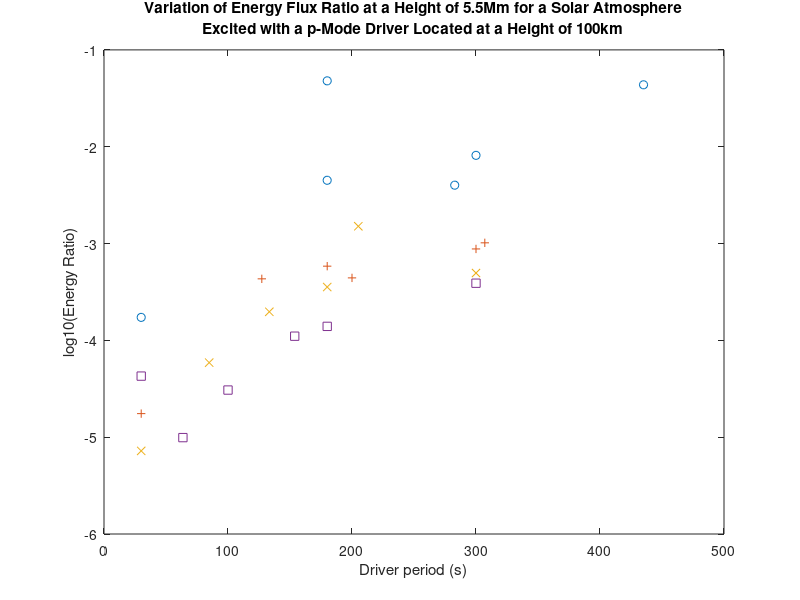

Here is the MATLAB script that generated this plot:
%Totall flux in corona, transition and chrmosphere


%first index is period column is mode
cefluxcoronaavg=zeros(6,4);
cefluxtranavg=zeros(6,4);
cefluxchromavg=zeros(6,4);

%20,42,90,117
cef0p5Mm=zeros(6,4);  %11
cef1Mm=zeros(6,4);  %20
cef2Mm=zeros(6,4);  %42
cef4Mm=zeros(6,4);  %90
cef5p5Mm=zeros(6,4); %117

%data for (1,1) (1,2) (1,3) (2,3) (2,2) (3,3)
cef0p5Mm180=zeros(6);  %11
cef1Mm180=zeros(6);  %20
cef2Mm180=zeros(6);  %42
cef4Mm180=zeros(6);  %90
cef5p5Mm180=zeros(6); %117

%data for (1,1) (1,2) (1,3) (2,3) (2,2) (3,3)
cef0p5Mm300=zeros(10);  %11
cef1Mm300=zeros(10);  %20
cef2Mm300=zeros(10);  %42
cef4Mm300=zeros(10);  %90
cef5p5Mm300=zeros(10); %117






%arrays storing flux values for (1,1) (2,2) (3,3) normal modes
% periods(471.4, 235.7, 157.1 )
%first index is period column is mode
cefluxcoronaavgnd=zeros(1,3);
cefluxtranavgnd=zeros(1,3);
cefluxchromavgnd=zeros(1,3);



periodvalues=zeros(6,4);
freqvalues=zeros(6,4);
mode=zeros(4);

mode=[0 1 2 3];

%period values for different modes
%periodvalues=zeros(5,4);
periodvalues(:,1)=[30;300; 180; 435.1;179.98;282.84];  %0,0 mode
periodvalues(:,2)=[30;300;180;307.1;127.27;200.0];    %0,1 mode
periodvalues(:,3)=[30;300;180;205.1;84.84;133.33];   %0,2 mode
periodvalues(:,4)=[30;300;180;153.8;63.63;100.0];   %0,3 mode



freqvalues=2*pi./periodvalues;
freqvalues=freqvalues.*1000;
f1=freqvalues(:,1);
f2=freqvalues(:,2);
f3=freqvalues(:,3);
f4=freqvalues(:,4);


ceflab=['(0,0)','(0,1)','(0,2)','(0,3)','(1,1)','(1,2)','(1,3)','(2,2)','(2,3)','(3,3)'];

cef0p5Mm300=[7.8627e+05;9.4665e+05;1.4013e+06;1.8439e+06;41.0837;2.7834e+05;2.0186e+05;3.0588e+05;1.6184e+05;1.1933e+05];
cef1Mm300=[2.05e5;9.4785e4;8.1059e4;  6.6236e4;   9.3142;   7.0552e+04;   5.4331e+04;   8.0308e+04;   3.7678e+04;   2.4296e+04];
cef2Mm300=[ 6.4033e3;832.4453;695.0993;  717.814;   0.0651;   443.8297;   455.0662;   633.2247;   278.7788;   146.0121];
cef4Mm300=[1.7107e3;3.928;7.7937;  0.6015;   4.0808e-05;   0.2284;   0.0444;   0.4541;   0.0402;  0.0086];
cef5p5Mm300=[879.9814;1.2362;5.8724;  0.392;  4.4162e-06;  0.0802;   0.0182;   0.5322;   0.0335;   0.0059];

cef0p5Mm180=[4.7752e+06;1.7588e+06;2.0219e+06;2.3510e+06;42.8108;3.1375e+05;2.3044e+05;2.3873e+05;1.8346e+05;1.4053e+05];
cef1Mm180=[3.4511e6;2.7138e5;1.3882e5;  8.2435e4;   17.4344;   1.0452e+05;   6.8235e+04;   7.2901e+04;   5.0125e+04;   3.0982e+04];
cef2Mm180=[2.2871e5;1.0268e3;718.7246;  327.9077;   0.0479;   379.9578;   248.6611;   253.8807;   155.2162;  85.3845];
cef4Mm180=[9.4697e4;57.5391;122.6795;  7.3686;   1.9398e-04;   0.9641;   0.1123;   3.7825;   0.3934;   0.0277];
cef5p5Mm180=[4.9497e4;19.9496;83.8924;  4.2801;   2.3758e-05;   0.4096;   0.0801;   4.2069;   0.3127;   0.0376];



%periodvalues(:,1)=[30;300; 180; 435.1;179.98;282.84];

%(0,0) mode
cefluxcoronaavg(:,1)=[542.5186; 1.4353e5; 7.832e6 ;2.6811e4 ; 7.8956e6; 7.9381e4];
cefluxtranavg(:,1)=[5.0191e4; 3.7837e7;1.6758e9  ;2.1546e7 ; 9.0611e7;  1.1122e7];
cefluxchromavg(:,1)=[2.9484e5; -1.0457e7;5.9853e7  ;-8.7572e6 ; 1.2814e7; -4.8432e6];

%20,42,90,117
cef0p5Mm(:,1)=[6.4581e+04 ;7.8627e+05 ;4.7752e+06  ;5.1295e+04 ; 3.8047e+06; 5.2858e+05 ];
cef1Mm(:,1)=[860.1025 ;2.05e5 ;3.4511e6  ;9.9591e4 ; 6.2586e6; 1.0498e5 ];
cef2Mm(:,1)=[11.1565 ; 6.4033e3; 2.2871e5  ;2.2365e3 ; 1.7128e4; 2.118e3 ];
cef4Mm(:,1)=[6.8201 ; 1.7107e3; 9.4697e4  ;304.8928 ; 9.8941e3; 975.1936 ];
cef5p5Mm(:,1)=[3.5777; 879.9814;4.9497e4  ; 161.4294; 5.1971e3; 517.0635 ];







%(0,1) mode
cefluxcoronaavg(:,2)=[14.5618 ;1.5449e3 ;8.4186e3 ;1.5714e3 ;1.2199e4 ;6.0716e3 ];
cefluxtranavg(:,2)=[ 3.7958e3 ;6.1873e6 ;5.3804e6 ;9.2829e6 ; 4.3103e6; 4.1602e6];
cefluxchromavg(:,2)=[ 1.2457e5  ;1.1965e5 ;5.7499e6 ;-1.839e5 ;5.5082e6 ;4.0662e6 ];

%30;300;180;307.1;127.27;200.0
%300;180;425.9;307.1;127.27;200.0
%20,42,90,117
cef0p5Mm(:,2)=[7.8386e+04 ;9.4665e+05 ;1.7588e+06  ;9.0487e+05 ; 1.8407e+06; 1.7679e+06 ];
cef1Mm(:,2)=[ 512.2253 ;9.4785e4 ;2.7138e5 ;8.8814e4 ; 1.5255e5; 1.9914e5 ];
cef2Mm(:,2)=[1.3725  ;832.4453 ;1.0268e3 ;920.2316 ;794.994 ; 781.058];
cef4Mm(:,2)=[ 0.0986 ;3.928 ;57.5391 ;3.7417 ; 94.5877;35.6865 ];
cef5p5Mm(:,2)=[ 0.0367 ;1.2362 ;19.9496 ;1.2107 ;37.5449 ; 11.1488];






%(0,2) mode
cefluxcoronaavg(:,3)=[ 6.215 ;1.3243e3 ;9.9477e3 ;4.9909e3 ;1.2757e3 ;1.1309e4 ];
cefluxtranavg(:,3)=[ 2.8547e3 ;7.0522e6 ;3.774e6 ;2.4807e6 ;3.0096e5 ;2.0328e6 ];
cefluxchromavg(:,3)=[ 5.8686e4 ;1.6222e6;3.302e6 ;2.5583e6  ;1.2301e6 ;2.7962e6 ];

% 30;300;180;205.1;84.84;133.33
%300;180;301.25;205.1;84.84;133.33
%20,42,90,117
cef0p5Mm(:,3)=[6.8350e+04;1.4013e+06;2.0219e+06;3.5328e+05;9.5509e+05;1.7948e+06 ];
cef1Mm(:,3)=[166.2611  ;8.1059e4 ;1.3882e5 ;1.1077e5 ;1.9653e4 ; 8.9183e4 ];
cef2Mm(:,3)=[0.4932  ;695.0993 ;718.7246 ;532.5383 ; 56.2573; 354.1246 ];
cef4Mm(:,3)=[0.0728  ;7.7937 ;122.6795 ;58.3634 ; 15.7784; 143.2859 ];
cef5p5Mm(:,3)=[ 0.052 ;5.8724 ;83.8924 ;39.8216 ; 11.3557; 100.9888 ];





%(0,3) mode
cefluxcoronaavg(:,4)=[ 520.6026;590.5835  ;839.2984 ;867.6703 ;37.4092 ;370.3021 ];
cefluxtranavg(:,4)=[2.12e3;3.8737e6   ;1.7327e6 ;9.03e5 ;2.7312e4 ; 1.9133e5];
cefluxchromavg(:,4)=[ 1.327e7;1.7685e6  ;2.2274e6 ;1.9359e6 ;3.4941e5 ; 1.0820e6];

%30;300;180;153.8;63.63;100.0
%300;180;231.0;153.8;63.63;100.0
%20,42,90,117
cef0p5Mm(:,4)=[1.0586e+04;1.8439e+06  ;2.3510e+06 ;2.0490e+06 ;5.1747e+05 ; 1.3086e+06 ];
cef1Mm(:,4)=[ 106.6359;6.6236e4  ;8.2435e4 ;6.4222e4 ;2.6508e3 ; 1.9760e4 ];
cef2Mm(:,4)=[ 0.4524;717.814  ;327.9077 ;226.2774 ;5.1224 ;  40.1447];
cef4Mm(:,4)=[ 0.0067;0.6015  ;7.3686 ;7.8008 ; 0.3633; 3.7331];
cef5p5Mm(:,4)=[ 0.004;0.392  ;4.2801 ;4.3098 ; 0.2102;  2.1863];











f1=freqvalues(:,1);
f2=freqvalues(:,2);
f3=freqvalues(:,3);
f4=freqvalues(:,4);

cefc1=cef5p5Mm(:,1);
cefc2=cef5p5Mm(:,2);
cefc3=cef5p5Mm(:,3);
cefc4=cef5p5Mm(:,4);

% a(1)=0.4733;
% b(1)=0.3517;
% c(1)=-5.105e5;
% d(1)=-1.936;
% e(1)=7513;
% f(1)=3.842e5;
% 
% delta=(200-15)/20;
% f1fit1=15:delta:200;
% fitval1=a(1).*exp(-b(1).*(f1fit1.^2))+c(1).*(f1fit1.^(-0.1))+d(1).*f1fit1.^2+f(1);
% 
% 
% a(4)=0.4505;
% b(4)=0.08382;
% c(4)=-1.534;
% d(4)=-6.894e-5;
% e(4)=7513;
% f(4)=3.621;
% 
% f1fit4=15:delta:200;
% fitval4=a(4).*exp(-b(4).*(f1fit4.^2))+c(4).*(f1fit4.^(-0.1))+d(4).*f1fit4.^2+f(4);


erat00_1Mm=cef1Mm(:,1)./cef0p5Mm(:,1);
erat01_1Mm=cef1Mm(:,2)./cef0p5Mm(:,2);
erat02_1Mm=cef1Mm(:,3)./cef0p5Mm(:,3);
erat03_1Mm=cef1Mm(:,4)./cef0p5Mm(:,4);


erat00_2Mm=cef2Mm(:,1)./cef0p5Mm(:,1);
erat01_2Mm=cef2Mm(:,2)./cef0p5Mm(:,2);
erat02_2Mm=cef2Mm(:,3)./cef0p5Mm(:,3);
erat03_2Mm=cef2Mm(:,4)./cef0p5Mm(:,4);

erat00_4Mm=cef4Mm(:,1)./cef0p5Mm(:,1);
erat01_4Mm=cef4Mm(:,2)./cef0p5Mm(:,2);
erat02_4Mm=cef4Mm(:,3)./cef0p5Mm(:,3);
erat03_4Mm=cef4Mm(:,4)./cef0p5Mm(:,4);

erat00_5p5Mm=cef5p5Mm(:,1)./cef0p5Mm(:,1);
erat01_5p5Mm=cef5p5Mm(:,2)./cef0p5Mm(:,2);
erat02_5p5Mm=cef5p5Mm(:,3)./cef0p5Mm(:,3);
erat03_5p5Mm=cef5p5Mm(:,4)./cef0p5Mm(:,4);


erat180_1Mm=cef1Mm180./cef0p5Mm180;
erat300_1Mm=cef1Mm300./cef0p5Mm300;


erat180_2Mm=cef2Mm180./cef0p5Mm180;
erat300_2Mm=cef2Mm300./cef0p5Mm300;


erat180_4Mm=cef4Mm180./cef0p5Mm180;
erat300_4Mm=cef4Mm300./cef0p5Mm300;


erat180_5p5Mm=cef5p5Mm180./cef0p5Mm180;
erat300_5p5Mm=cef5p5Mm300./cef0p5Mm300;

%plot(periodvalues(1:7,1),ef5p5Mm(1:7,1),'o',periodvalues(1:7,2),ef5p5Mm(1:7,2),'+',periodvalues(1:7,3),ef5p5Mm(1:7,3),'x',periodvalues(1:7,4),ef5p5Mm(1:7,4),'s');
%semilogy(periodvalues(1:6,1),ef5p5Mm(1:6,1),'o',periodvalues(1:6,2),ef5p5Mm(1:6,2),'+',periodvalues(1:6,3),ef5p5Mm(1:6,3),'x',periodvalues(1:6,4),ef5p5Mm(1:6,4),'s');
%semilogy(periodvalues(1:6,1),(efluxcoronaavg(1:6,1)+0.01),'o',periodvalues(1:6,2),(efluxcoronaavg(1:6,2)+0.01),'+',periodvalues(1:6,3),(efluxcoronaavg(1:6,3)+0.01),'x',periodvalues(1:6,4),(efluxcoronaavg(1:6,4)+0.01),'s');

%semilogy(freqvalues(1:6,1),ef5p5Mm(1:6,1),'o',freqvalues(1:6,2),ef5p5Mm(1:6,2),'+',freqvalues(1:6,3),ef5p5Mm(1:6,3),'x',freqvalues(1:6,4),ef5p5Mm(1:6,4),'s');
%loglog(freqvalues(1:6,1),ef5p5Mm(1:6,1),'o',freqvalues(1:6,2),ef5p5Mm(1:6,2),'+',freqvalues(1:6,3),ef5p5Mm(1:6,3),'x',freqvalues(1:6,4),ef5p5Mm(1:6,4),'s');
%plot(log10(freqvalues(1:6,1)),log10(cef5p5Mm(1:6,1)),'o',log10(freqvalues(1:6,2)),log10(cef5p5Mm(1:6,2)),'+',log10(freqvalues(1:6,3)),log10(cef5p5Mm(1:6,3)),'x',log10(freqvalues(1:6,4)),log10(cef5p5Mm(1:6,4)),'s');
% plot((freqvalues(1:6,1)),log10(cef5p5Mm(1:6,1)),'o',(freqvalues(1:6,2)),log10(cef5p5Mm(1:6,2)),'+',(freqvalues(1:6,3)),log10(cef5p5Mm(1:6,3)),'x',(freqvalues(1:6,4)),log10(cef5p5Mm(1:6,4)),'s');
%plot((periodvalues(1:6,1)),log10(cef5p5Mm(1:6,1)),'o',(periodvalues(1:6,2)),log10(cef5p5Mm(1:6,2)),'+',(periodvalues(1:6,3)),log10(cef5p5Mm(1:6,3)),'x',(periodvalues(1:6,4)),log10(cef5p5Mm(1:6,4)),'s');
%plot((periodvalues(1:6,1)),log10(cef4Mm(1:6,1)),'o',(periodvalues(1:6,2)),log10(cef4Mm(1:6,2)),'+',(periodvalues(1:6,3)),log10(cef4Mm(1:6,3)),'x',(periodvalues(1:6,4)),log10(cef4Mm(1:6,4)),'s');
  plot((periodvalues(1:6,1)),log10(erat00_2Mm(1:6)),'o',(periodvalues(1:6,2)),log10(erat01_2Mm(1:6)),'+',(periodvalues(1:6,3)),log10(erat02_2Mm(1:6)),'x',(periodvalues(1:6,4)),log10(erat03_2Mm(1:6)),'s');
% 
% %plot((periodvalues(1:6,1)),(cef5p5Mm(1:6,1)./ef5p5Mm(1:6,1)),'o',(periodvalues(1:6,2)),(cef5p5Mm(1:6,2)./ef5p5Mm(1:6,2)),'+',(periodvalues(1:6,3)),(cef5p5Mm(1:6,3)./ef5p5Mm(1:6,3)),'x',(periodvalues(1:6,4)),(cef5p5Mm(1:6,4)./ef5p5Mm(1:6,4)),'s');
% %plot((periodvalues(1:6,1)),(cef4Mm(1:6,1)./ef4Mm(1:6,1)),'o',(periodvalues(1:6,2)),(cef4Mm(1:6,2)./ef4Mm(1:6,2)),'+',(periodvalues(1:6,3)),(cef4Mm(1:6,3)./ef4Mm(1:6,3)),'x',(periodvalues(1:6,4)),(cef4Mm(1:6,4)./ef4Mm(1:6,4)),'s');
% %plot((periodvalues(1:6,1)),(cef2Mm(1:6,1)./ef2Mm(1:6,1)),'o',(periodvalues(1:6,2)),(cef2Mm(1:6,2)./ef2Mm(1:6,2)),'+',(periodvalues(1:6,3)),(cef2Mm(1:6,3)./ef2Mm(1:6,3)),'x',(periodvalues(1:6,4)),(cef2Mm(1:6,4)./ef2Mm(1:6,4)),'s');
% 
% 
% 
% 
% %bar(log10(1000000*cef4Mm300))
% %set(gca,'XTickLabel',{'(0,0)','(0,1)','(0,2)','(0,3)','(1,1)','(1,2)','(1,3)','(2,2)','(2,3)','(3,3)'})
%   %title('Vertical Velocity for Solar Atmosphere at 2.3Mm with a Sinusoidal (2,3) Mode Driver of Period 180.0s, Applied at a Height of 100km');
%   %title({'Variation of Energy Flux at a Height of 4Mm for a Solar Atmosphere';'Excited with a 300s p-Mode Driver Located at a Height of 100km'});
   title({'Variation of Energy Flux Ratio at a Height of 5.5Mm for a Solar Atmosphere';'Excited with a p-Mode Driver Located at a Height of 100km'});
%   %xlabel('log10(1000000xEnergy Flux)');
   xlabel('Driver period (s)');
   ylabel('log10(Energy Ratio)');
% hold on;
% plot(log10(f1fit1),log10(fitval1));
% 
% plot(log10(f1fit4),log10(fitval4));



%bar chart energy ratios
% bar(log10(1e8*erat300_5p5Mm))
% set(gca,'XTickLabel',{'(0,0)','(0,1)','(0,2)','(0,3)','(1,1)','(1,2)','(1,3)','(2,2)','(2,3)','(3,3)'})
%   %title('Vertical Velocity for Solar Atmosphere at 2.3Mm with a Sinusoidal (2,3) Mode Driver of Period 180.0s, Applied at a Height of 100km');
%   title({'Variation of Energy Flux Ratio at a Height of 5.5Mm for a Solar Atmosphere';'Excited with a 180s p-Mode Driver Located at a Height of 100km'});
%   %title({'Variation of Energy Flux Ratio at a Height of 5.5Mm for a Solar Atmosphere';'Excited with a p-Mode Driver Located at a Height of 100km'});
%   %xlabel('log10(1000000xEnergy Flux)');
%   %xlabel('Driver period (s)');
%   xlabel('Driver Mode');
%   ylabel('log10(Energy Ratio(x1e8)');




